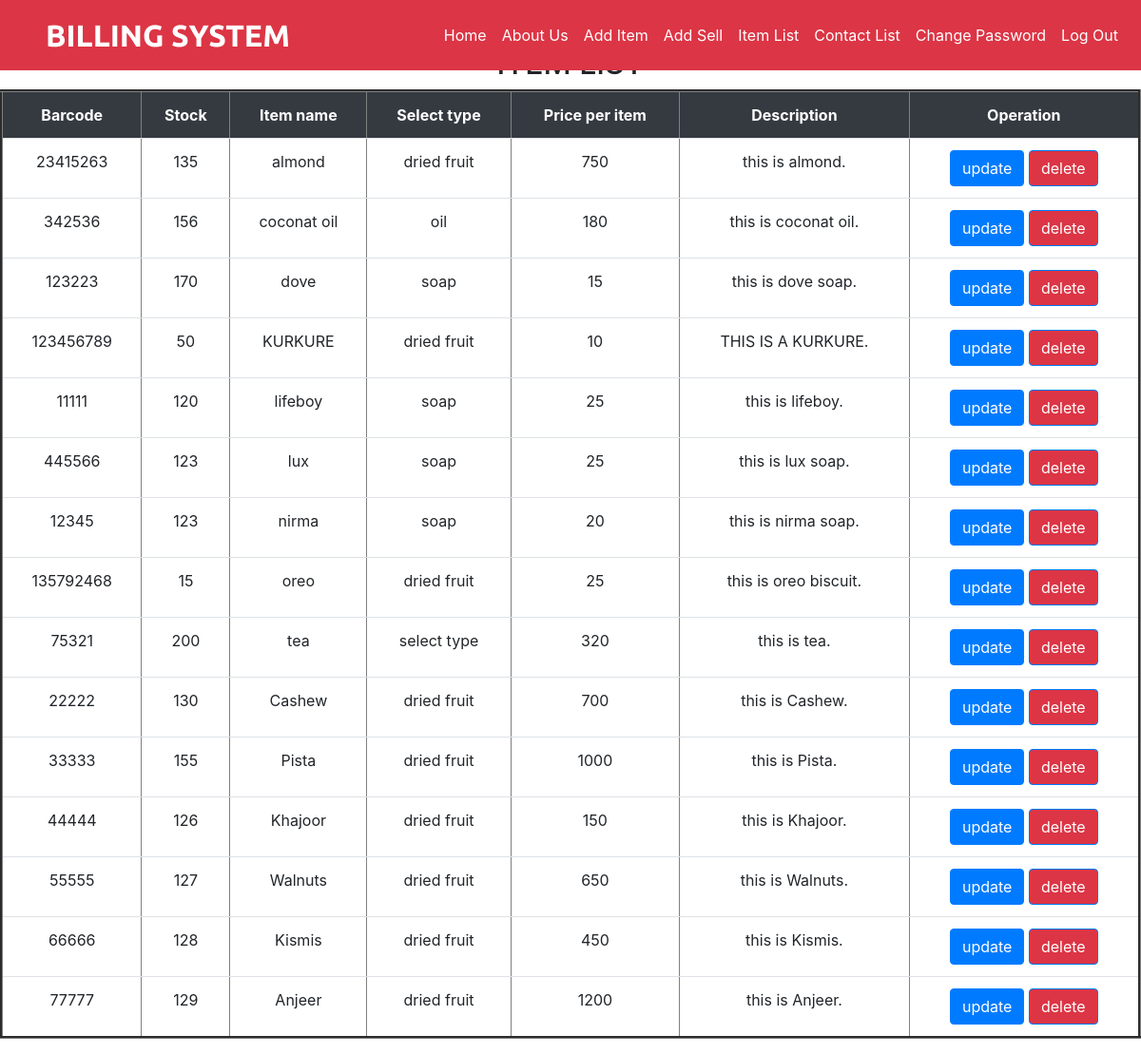
/itemlist.php (signed in), run on the app's committed database.
### tables this page shows
CREATE TABLE `additem` (
  `id` int(10) NOT NULL,
  `barcode` int(25) NOT NULL,
  `stock` int(50) NOT NULL,
  `item_name` varchar(50) NOT NULL,
  `select_type` varchar(50) NOT NULL,
  `price_per_item` int(25) NOT NULL,
  `description` varchar(100) NOT NULL
);

### itemlist.php (the view, shortened to what this page needs)
<?php
	include("adminbar.php");
?>
<!DOCTYPE html>
<html lang="en">
<head>
  <link rel="stylesheet" href="https://stackpath.bootstrapcdn.com/bootstrap/4.1.3/css/bootstrap.min.css"
>
  <link rel="stylesheet" href="https://use.fontawesome.com/releases/v5.2.0/css/all.css"
>
  <link rel="stylesheet" href="css/style.css">
  </head>
	<body>
  <div class="container pt-5" id="aboutus">
    <h2 class="text-center">ITEM LIST</h2>
      </div>
</body>
</html>
<?php
	$query = "select * from `additem` ";
	$data = mysqli_query($conn,$query);
	$total = mysqli_num_rows($data);
	if($total !=0)
	{
?>
	<table class="table" border="3">
		<tr class="bg-dark text-white text-center">
		<th scope="col">Barcode</th>
		<th scope="col">Stock</th>
		<th scope="col">Item name</th>
		<th scope="col">Select type</th>
		<th scope="col">Price per item</th>
		<th scope="col">Description</th>
		<th scope="col">Operation</th>
		</tr>
<?php
		while($result = mysqli_fetch_assoc($data))
		{
			echo "
				<tr class='text-center'>
				<td> $result[barcode] </td>
				<td> $result[stock] </td>
				<td> $result[item_name] </td>
				<td> $result[select_type] </td>
				<td> $result[price_per_item] </td>
				<td> $result[description] </td>
				<td><a href='update.php?itemname=$result[item_name]'><input type='submit' value='update' class='btn btn-primary'></a>
				<a href='delete.php?itemname=$result[item_name]'><input type='submit' value='delete' class='btn btn-primary bg-danger'></a>
				</td>
				</tr>
				";
		}
	}
	else
	{
		echo "no record found";
	}
?>
</table>

### adminbar.php (shortened to what this page needs)
<!DOCTYPE html>
<html lang="en">
<head>
  <link rel="stylesheet" href="https://stackpath.bootstrapcdn.com/bootstrap/4.1.3/css/bootstrap.min.css"
>
  <link rel="stylesheet" href="https://use.fontawesome.com/releases/v5.2.0/css/all.css"
>
  <link rel="stylesheet" href="css/style.css">
</head>
 <body>
  <nav class="navbar navbar-expand-sm navbar-dark bg-danger pl-5 fixed-top">
    <a href="home.php" class="navbar-brand">BILLING SYSTEM</a>
    <div class="collapse navbar-collapse" id="myMenu">
      <ul class="navbar-nav pl-5 ml-auto custom-nav">
        <li class="nav-item"><a href="home.php" class="nav-link">Home</a></li>
        <li class="nav-item"><a href="adminabout.php" class="nav-link">About Us</a></li>
        <li class="nav-item"><a href="additem.php" class="nav-link">Add Item</a></li>
		<li class="nav-item"><a href="addsell.php" class="nav-link">Add Sell</a></li>
		<li class="nav-item"><a href="itemlist.php" class="nav-link">Item List</a></li>
    	<li class="nav-item"><a href="conlist.php" class="nav-link">Contact List</a></li>
		<li class="nav-item"><a href="password.php" class="nav-link">Change Password</a></li>
		<li class="nav-item"><a href="logout.php" class="nav-link">Log Out</a></li>
      </ul>
    </div>
  </nav>
</body>
</html>

### style.css (style rules this page uses)
.navbar-brand { font-family: 'Ubuntu', sans-serif; font-size: 2em; font-weight: bold; }
.navbar #myMenu .custom-nav .nav-item a { color: #fff; }
a { color: #DC3545; }

### data on the page
additem: barcode "23415263", stock "135", item_name "almond", select_type "dried fruit", price_per_item "750", description "this is almond."
additem: barcode "342536", stock "156", item_name "coconat oil", select_type "oil", price_per_item "180", description "this is coconat oil."
additem: barcode "123223", stock "170", item_name "dove", select_type "soap", price_per_item "15", description "this is dove soap."
additem: barcode "123456789", stock "50", item_name "KURKURE", select_type "dried fruit", price_per_item "10", description "THIS IS A KURKURE."
additem: barcode "11111", stock "120", item_name "lifeboy", select_type "soap", price_per_item "25", description "this is lifeboy."
additem: barcode "445566", stock "123", item_name "lux", select_type "soap", price_per_item "25", description "this is lux soap."
additem: barcode "12345", stock "123", item_name "nirma", select_type "soap", price_per_item "20", description "this is nirma soap."
additem: barcode "135792468", stock "15", item_name "oreo", select_type "dried fruit", price_per_item "25", description "this is oreo biscuit."
additem: barcode "75321", stock "200", item_name "tea", select_type "select type", price_per_item "320", description "this is tea."
additem: barcode "22222", stock "130", item_name "Cashew", select_type "dried fruit", price_per_item "700", description "this is Cashew."
additem: barcode "33333", stock "155", item_name "Pista", select_type "dried fruit", price_per_item "1000", description "this is Pista."
additem: barcode "44444", stock "126", item_name "Khajoor", select_type "dried fruit", price_per_item "150", description "this is Khajoor."
additem: barcode "55555", stock "127", item_name "Walnuts", select_type "dried fruit", price_per_item "650", description "this is Walnuts."
additem: barcode "66666", stock "128", item_name "Kismis", select_type "dried fruit", price_per_item "450", description "this is Kismis."
additem: barcode "77777", stock "129", item_name "Anjeer", select_type "dried fruit", price_per_item "1200", description "this is Anjeer."
